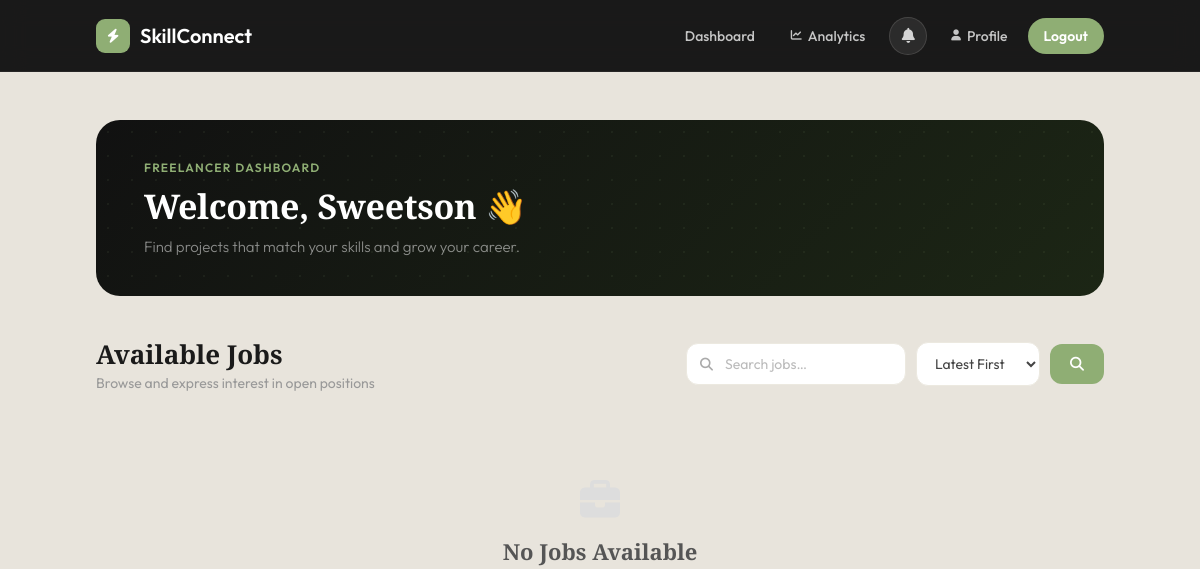
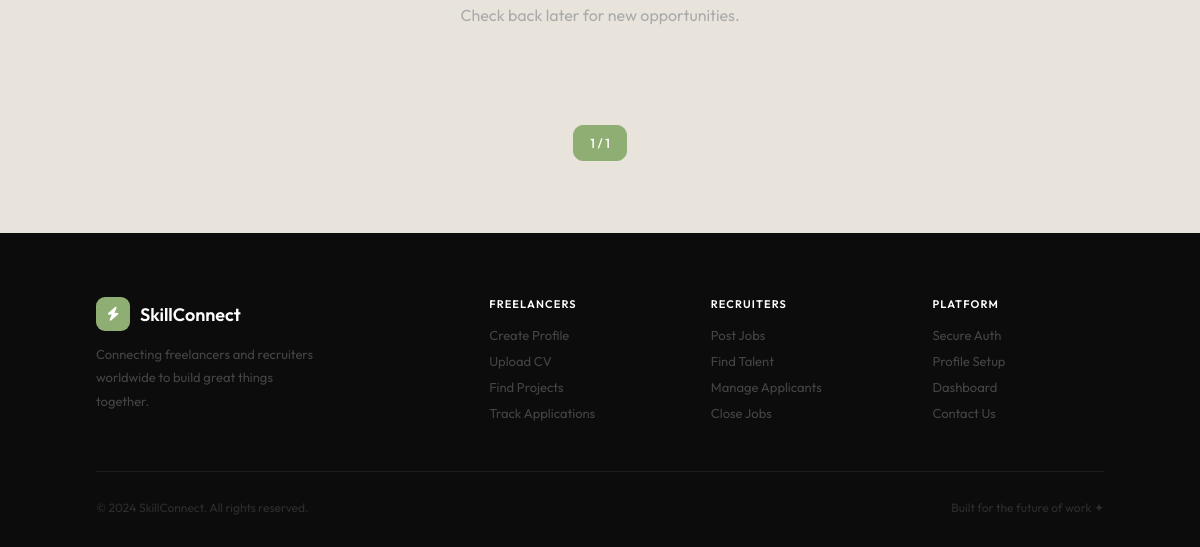
Page /freelancer/dashboard/ (signed in) on the earlier database version (2 pictures, top to bottom).
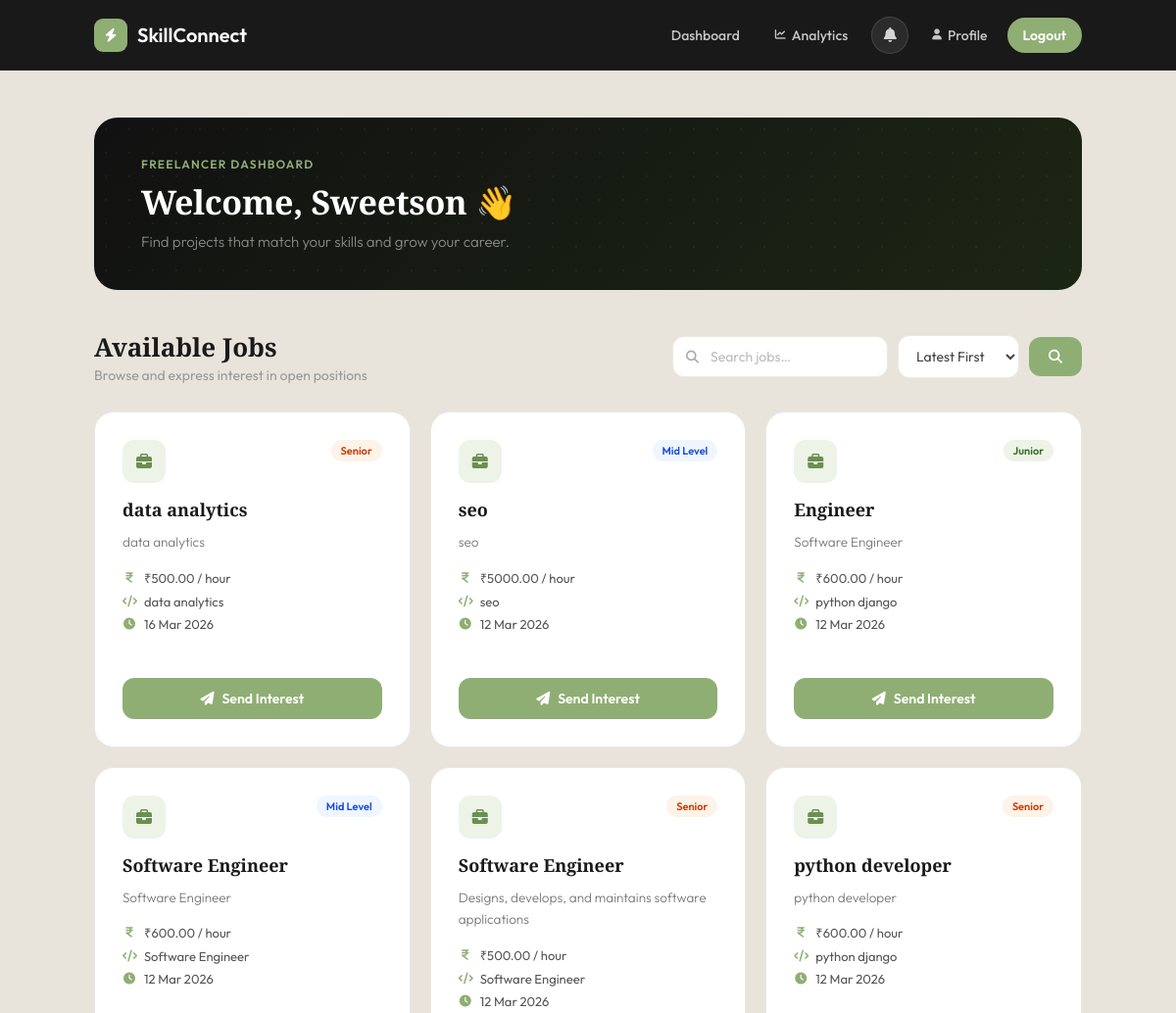
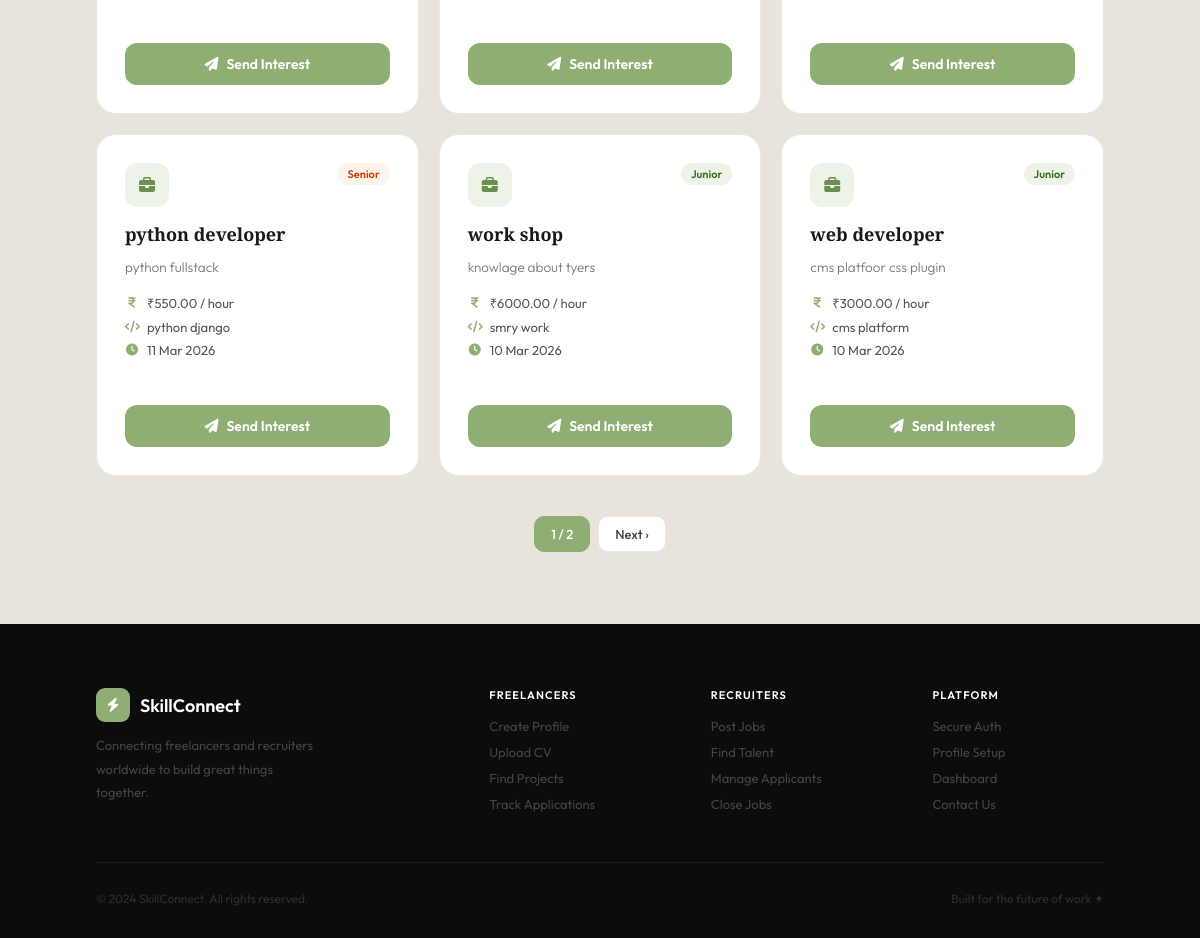
Same page on the later database version (2 pictures, top to bottom).
### accounts/models.py (models this page shows, shortened)
class Job(models.Model):
    EXPERIENCE_LEVELS = (
        ('junior', 'Junior'),
        ('mid', 'Mid Level'),
        ('senior', 'Senior'),
    )
    recruiter = models.ForeignKey(User, on_delete=models.CASCADE)
    title = models.CharField(max_length=200)
    description = models.TextField()
    skills_required = models.CharField(max_length=255)
    tech_stack = models.CharField(max_length=255)
    pay_per_hour = models.DecimalField(max_digits=10, decimal_places=2)
    experience_level = models.CharField(max_length=20, choices=EXPERIENCE_LEVELS)
    created_at = models.DateTimeField(auto_now_add=True)
    is_active = models.BooleanField(default=True)

### accounts/views.py (the view)
# urls.py: path('freelancer/dashboard/', views.freelancer_dashboard, name='freelancer_dashboard'),
@login_required
def freelancer_dashboard(request):
    jobs = Job.objects.filter(is_active=True).exclude(recruiter=request.user)
    search = request.GET.get("search")
    if search:
        jobs = jobs.filter(
            Q(title__icontains=search) |
            Q(description__icontains=search) |
            Q(skills_required__icontains=search)
        )
    sort = request.GET.get("sort")
    if sort == "pay":
        jobs = jobs.order_by("-pay_per_hour")
    else:
        jobs = jobs.order_by("-created_at")
    applied_job_ids = set(
        JobInterest.objects.filter(freelancer=request.user).values_list('job_id', flat=True)
    )
    paginator    = Paginator(jobs, 9)
    page_number  = request.GET.get("page")
    page_obj     = paginator.get_page(page_number)
    return render(request, "freelancer_dashboard.html", {
        "page_obj":        page_obj,
        "applied_job_ids": applied_job_ids,
    })

### accounts/context_processors.py (called while the page is built)
def navbar_notifications(request):
    if not request.user.is_authenticated:
        return {
            'navbar_notifications': [],
            'unread_notif_count':   0,
        }
    notifications = (
        Notification.objects
        .filter(recipient=request.user)
        .order_by('-created_at')[:8]        # show latest 8 in dropdown
    )
    unread_count = Notification.objects.filter(
        recipient=request.user, is_read=False
    ).count()
    return {
        'navbar_notifications': notifications,
        'unread_notif_count':   unread_count,
    }

### templates/freelancer_dashboard.html (shortened to what this page needs)
{% extends "base.html" %}
{% load static %}
{% block content %}
<div class="page-wrapper">
<div class="dash-hero">
    <div class="dash-hero-text">
        <div class="greeting">Freelancer Dashboard</div>
        <h1>Welcome, {{ request.user.first_name }} 👋</h1>
        <p>Find projects that match your skills and grow your career.</p>
    </div>
</div>
<div class="toolbar">
    <div class="toolbar-left">
        <h2>Available Jobs</h2>
        <p>Browse and express interest in open positions</p>
    </div>
    <form method="GET" class="search-bar">
        <div class="search-wrap">
            <i class="fa-solid fa-magnifying-glass"></i>
            <input type="text" name="search" placeholder="Search jobs…" value="{{ request.GET.search }}">
        </div>
        <select name="sort" class="filter-select">
            <option value="date" {% if request.GET.sort == "date" %}selected{% endif %}>Latest First</option>
        </select>
        <button type="submit" class="btn-search">
            <i class="fa-solid fa-magnifying-glass"></i>
        </button>
    </form>
</div>
<div class="job-grid">
    {% for job in page_obj %}
    <div class="job-card">
        <div class="job-card-header">
            <div class="job-icon"><i class="fa-solid fa-briefcase"></i></div>
            <span class="exp-badge {{ job.experience_level }}">{{ job.get_experience_level_display }}</span>
        </div>
        <div class="job-title">{{ job.title }}</div>
        <div class="job-desc">{{ job.description }}</div>
        <div class="job-meta">
            <div class="meta-row">
                <i class="fa-solid fa-indian-rupee-sign"></i>
                ₹{{ job.pay_per_hour }} / hour
            </div>
            <div class="meta-row">
                <i class="fa-solid fa-code"></i>
                {{ job.skills_required }}
            </div>
            <div class="meta-row">
                <i class="fa-solid fa-clock"></i>
                {{ job.created_at|date:"d M Y" }}
            </div>
        </div>
        {% if job.id in sent_interest_ids %}
            {% with status=interest_status_map|default:"{}" %}
            {% if job.id in rejected_ids %}
                <button class="interest-btn sent-rejected" type="button" onclick="showAlreadyApplied('{{ job.title }}', 'rejected')">
                    <i class="fa-solid fa-circle-xmark status-icon"></i> Not Selected
                </button>
            {% elif job.id in shortlisted_ids %}
                <button class="interest-btn sent-shortlisted" type="button" onclick="showAlreadyApplied('{{ job.title }}', 'shortlisted')">
                    <i class="fa-solid fa-star status-icon"></i> Shortlisted!
                </button>
            {% elif job.id in accepted_ids %}
                <button class="interest-btn sent-accepted" type="button" onclick="showAlreadyApplied('{{ job.title }}', 'accepted')">
                    <i class="fa-solid fa-circle-check status-icon"></i> Accepted!
                </button>
            {% else %}
                <button class="interest-btn sent" type="button" onclick="showAlreadyApplied('{{ job.title }}', 'pending')">
                    <i class="fa-solid fa-circle-check status-icon"></i> Interest Sent
                </button>
            {% endif %}
            {% endwith %}
        {% else %}
            <form action="{% url 'send_interest' job.id %}" method="POST" onsubmit="onInterestSubmit(event, this, '{{ job.title }}')">
                <button class="interest-btn" type="submit">
                    <i class="fa-solid fa-paper-plane"></i> Send Interest
                </button>
            </form>
        {% endif %}
    </div>
    {% empty %}
    <div class="empty-state">
        <i class="fa-solid fa-briefcase"></i>
        <h3>No Jobs Available</h3>
        <p>Check back later for new opportunities.</p>
    </div>
    {% endfor %}
</div>
<div class="pagination">
    <span class="current">{{ page_obj.number }} / {{ page_obj.paginator.num_pages }}</span>
    {% if page_obj.has_next %}
        <a href="?page={{ page_obj.next_page_number }}">Next ›</a>
    {% endif %}
</div>
</div>
{% endblock %}

### templates/base.html (shortened to what this page needs)
{% load static %}
<!DOCTYPE html>
<html lang="en">
<head>
<link rel="stylesheet" href="https://cdnjs.cloudflare.com/ajax/libs/font-awesome/6.5.0/css/all.min.css">
</head>
<body>
<nav class="navbar">
    <a href="{% url 'home' %}" class="navbar-logo">
        <div class="logo-icon"><i class="fa-solid fa-bolt"></i></div>
        <span>SkillConnect</span>
    </a>
    <div class="nav-links">
        {% if user.is_authenticated %}
            {% if user.profile.user_type == 'freelancer' %}
                <a href="{% url 'freelancer_dashboard' %}" class="{% if request.resolver_match.url_name == 'freelancer_dashboard' %}nav-active{% endif %}">
                    <i class="fa-solid fa-grid-2" style="font-size:11px"></i> Dashboard
                </a>
                <a href="{% url 'freelancer_analytics' %}" class="nav-analytics {% if request.resolver_match.url_name == 'freelancer_analytics' %}nav-active{% endif %}">
                    <i class="fa-solid fa-chart-line" style="font-size:11px"></i> Analytics
                </a>
            {% else %}
                <a href="{% url 'recruiter_dashboard' %}" class="{% if request.resolver_match.url_name == 'recruiter_dashboard' %}nav-active{% endif %}">
                     Dashboard
                </a>
                <a href="{% url 'recruiter_analytics' %}" class="nav-analytics {% if request.resolver_match.url_name == 'recruiter_analytics' %}nav-active{% endif %}">
                    <i class="fa-solid fa-chart-line" style="font-size:11px"></i> Analytics
                </a>
            {% endif %}
            <div class="notif-bell-wrap" id="notifWrap">
                <button class="notif-bell-btn" id="notifBtn"
                        onclick="toggleNotif(event)" type="button"
                        aria-label="Notifications">
                    <i class="fa-solid fa-bell"></i>
                </button>
            </div>
            <a href="{% url 'profile' %}" class="{% if request.resolver_match.url_name == 'profile' %}nav-active{% endif %}">
                <i class="fa-solid fa-user" style="font-size:11px"></i> Profile
            </a>
            <a href="{% url 'logout' %}" class="nav-cta">Logout</a>
        {% else %}
            <a href="{% url 'home' %}">Home</a>
            <a href="{% url 'login' %}">Login</a>
            <a href="{% url 'signup' %}" class="nav-cta">Register</a>
        {% endif %}
    </div>
</nav>
{% block content %}{% endblock %}
<footer class="footer">
    <div class="footer-top">
        <div class="footer-brand">
            <div class="f-logo">
                <div class="logo-icon"><i class="fa-solid fa-bolt"></i></div>
                <span>SkillConnect</span>
            </div>
            <p>Connecting freelancers and recruiters worldwide to build great things together.</p>
        </div>
        <div class="footer-col">
            <h5>Freelancers</h5>
            <a href="#">Create Profile</a><a href="#">Upload CV</a>
            <a href="#">Find Projects</a><a href="#">Track Applications</a>
        </div>
        <div class="footer-col">
            <h5>Recruiters</h5>
            <a href="#">Post Jobs</a><a href="#">Find Talent</a>
            <a href="#">Manage Applicants</a><a href="#">Close Jobs</a>
        </div>
        <div class="footer-col">
            <h5>Platform</h5>
            <a href="#">Secure Auth</a><a href="#">Profile Setup</a>
            <a href="#">Dashboard</a><a href="#">Contact Us</a>
        </div>
    </div>
    <div class="footer-bottom">
        <span>© 2024 SkillConnect. All rights reserved.</span>
        <span>Built for the future of work ✦</span>
    </div>
</footer>
</body>
</html>

### templates/base.html (style rules this page uses)
* { margin:0; padding:0; box-sizing:border-box; }
:root { --green: #8fae74; --green-dark: #7a9962; --green-light: #b5d49a; --green-bg: #eef3e8; --dark: #111; --text: #1a1a1a; --muted: #777; --border: #ece9e0; --bg: #f7f5f0; --white: #ffffff; }
body { background: #e8e4dc; font-family: 'Outfit', sans-serif; min-height: 100vh; display: flex; flex-direction: column; }
.navbar { background: rgba(17,17,17,0.96); backdrop-filter: blur(12px); padding: 0 8%; height: 72px; display: flex; justify-content: space-between; align-items: center; position: sticky; top: 0; z-index: 1000; border-bottom: 1px solid rgba(255,255,255,0.06); }
.navbar-logo { display: flex; align-items: center; gap: 10px; text-decoration: none; }
.logo-icon { width: 34px; height: 34px; background: var(--green); border-radius: 9px; display: flex; align-items: center; justify-content: center; }
.logo-icon i { color: white; font-size: 14px; }
.navbar-logo span { color: white; font-size: 20px; font-weight: 600; }
.nav-links { display: flex; align-items: center; gap: 4px; }
.nav-links a { color: rgba(255,255,255,0.75); text-decoration: none; font-size: 14px; font-weight: 500; padding: 9px 16px; border-radius: 40px; transition: all 0.2s; display: flex; align-items: center; gap: 6px; }
.nav-links a.nav-analytics { color: rgba(255,255,255,0.75); }
.nav-links a.nav-cta { background: var(--green); color: white; font-weight: 600; }
.notif-bell-wrap { position: relative; display: flex; align-items: center; margin: 0 4px; }
.notif-bell-btn { position: relative; width: 38px; height: 38px; border-radius: 50%; background: rgba(255,255,255,0.08); border: 1px solid rgba(255,255,255,0.12); display: flex; align-items: center; justify-content: center; cursor: pointer; transition: all 0.2s; color: rgba(255,255,255,0.8); font-size: 15px; outline: none; -webkit-appearance: none; appearance: none; }
.page-wrapper { flex: 1; padding: 48px 8% 72px; }
.footer { background: #0c0c0c; color: #aaa; padding: 64px 8% 32px; }
.footer-top { display: grid; grid-template-columns: 2fr 1fr 1fr 1fr; gap: 50px; padding-bottom: 40px; border-bottom: 1px solid #1e1e1e; margin-bottom: 28px; }
.footer-brand .f-logo { display: flex; align-items: center; gap: 10px; margin-bottom: 12px; }
.footer-brand .f-logo span { font-size:18px; font-weight:600; color:white; }
.footer-brand p { font-size:13px; line-height:1.8; color:#444; max-width:220px; }
.footer-col h5 { color:white; font-size:11px; font-weight:600; letter-spacing:0.1em; text-transform:uppercase; margin-bottom:16px; }
.footer-col a { display:block; color:#444; text-decoration:none; font-size:13px; margin-bottom:10px; transition:color 0.2s; }
.footer-bottom { display:flex; justify-content:space-between; font-size:12px; color:#2e2e2e; }

Differences in the rows shown:
added Job: experience_level "Senior", title "data analytics", description "data analytics", pay_per_hour "500.00", skills_required "data analytics", created_at "16 Mar 2026"
added Job: experience_level "Mid Level", title "seo", description "seo", pay_per_hour "5000.00", skills_required "seo", created_at "12 Mar 2026"
added Job: experience_level "Junior", title "Engineer", description "Software Engineer", pay_per_hour "600.00", skills_required "python django", created_at "12 Mar 2026"
added Job: experience_level "Mid Level", title "Software Engineer", description "Software Engineer", pay_per_hour "600.00", skills_required "Software Engineer", created_at "12 Mar 2026"
added Job: experience_level "Senior", title "Software Engineer", description "Designs, develops, and maintains software applications", pay_per_hour "500.00", skills_required "Software Engineer", created_at "12 Mar 2026"
added Job: experience_level "Senior", title "python developer", description "python developer", pay_per_hour "600.00", skills_required "python django", created_at "12 Mar 2026"
added Job: experience_level "Senior", title "python developer", description "python fullstack", pay_per_hour "550.00", skills_required "python django", created_at "11 Mar 2026"
added Job: experience_level "Junior", title "work shop", description "knowlage about tyers", pay_per_hour "6000.00", skills_required "smry work", created_at "10 Mar 2026"
added Job: experience_level "Junior", title "web developer", description "cms platfoor css plugin", pay_per_hour "3000.00", skills_required "cms platform", created_at "10 Mar 2026"
Other differences:
{{ page_obj.paginator.num_pages }}: "1" → "2"
text no longer shown: "No Jobs Available Check back later for new opportunities."
text now shown: "Next ›"
